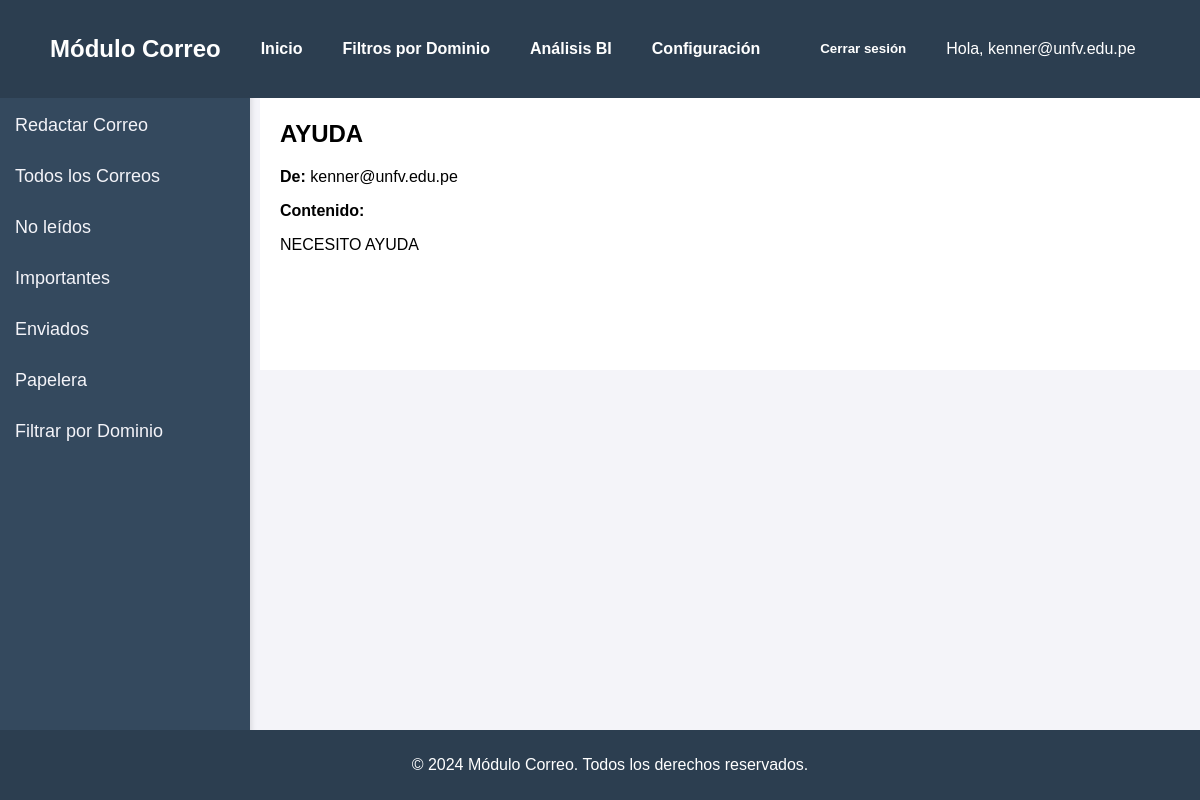
/home/ver_correo/1/ (signed in), run on the app's committed database.
### emails/models.py (models this page shows, shortened)
class Correo(models.Model):
    remitente = models.ForeignKey(User, on_delete=models.CASCADE, related_name="enviados")
    destinatario = models.ForeignKey(User, on_delete=models.CASCADE, related_name="correos_recibidos")  # Mantienes la relación ManyToMany
    asunto = models.CharField(max_length=200)
    contenido = models.TextField()
    fecha_envio = models.DateTimeField(auto_now_add=True)
    eliminado_por_remitente = models.BooleanField(default=False)  # Nuevo campo
    eliminado_por_destinatario = models.BooleanField(default=False)

### emails/views.py (the view)
# urls.py: path('ver_correo/<int:correo_id>/', views.ver_correo, name='ver_correo'),
@login_required
def ver_correo(request, correo_id):
    correo = Correo.objects.get(id=correo_id)
    return render(request, 'emails/ver_correo.html', {'correo': correo})

### Templates/emails/ver_correo.html
{% extends 'emails/base.html' %}
{% block content %}
  <h2>{{ correo.asunto }}</h2>
  <p><strong>De:</strong> {{ correo.remitente.username }}</p>
  <p><strong>Contenido:</strong></p>
  <p>{{ correo.contenido }}</p>
{% endblock %}

### Templates/emails/base.html (shortened to what this page needs)
<!DOCTYPE html>
<html lang="es">
<head>
</head>
<body>
    <div class="navbar">
        <div class="logo">
            <h2>Módulo Correo</h2>
        </div>
        <a href="{% url 'inbox' %}">Inicio</a>
        <a href="#">Filtros por Dominio</a>
        <a href="#">Análisis BI</a>
        <a href="#">Configuración</a>
        <form action="{% url 'logout' %}" method="post" style="display: inline;">
            <button type="submit">Cerrar sesión</button>
        </form>
        <span class="user-info">Hola, {{ user.username }}</span>
    </div>
    <div class="sidebar">
        <a href="{%url 'redactar_correo'%}">Redactar Correo</a>
        <a href="{% url 'inbox' %}">Todos los Correos</a>
        <a href="#">No leídos</a>
        <a href="#">Importantes</a>
        <a href="{% url 'correos_enviados' %}">Enviados</a>
        <a href="{% url 'correos_eliminados' %}">Papelera</a>
        <a href="#">Filtrar por Dominio</a>
    </div>
    <div class="main-content">
        {% block content %}{% endblock %}
    </div>
    <footer>
        <p>&copy; 2024 Módulo Correo. Todos los derechos reservados.</p>
    </footer>
</body>
</html>

### Templates/emails/base.html (style rules this page uses)
body { font-family: Arial, sans-serif; margin: 0; padding: 0; background-color: #f4f4f9; }
.navbar { background-color: #2c3e50; color: white; padding: 15px 50px; display: flex; justify-content: flex-start; align-items: center; gap: 20px; position: fixed; top: 0; width: 100%; z-index: 1; }
.navbar .logo { margin-right: 20px; }
.navbar a, .navbar button { color: white; text-decoration: none; font-weight: bold; background: none; border: none; cursor: pointer; }
.navbar a { margin-right: 20px; }
.sidebar { width: 250px; background-color: #34495e; position: fixed; top: 80px; left: 0; height: calc(100% - 80px); padding-top: 20px; box-shadow: 2px 0 5px rgba(0, 0, 0, 0.1); }
.sidebar a { padding: 15px; text-decoration: none; font-size: 18px; color: #f4f4f9; display: block; }
.main-content { margin-left: 260px; padding: 100px 20px; background-color: white; }
button { padding: 10px 20px; background-color: #2c3e50; color: white; border: none; border-radius: 5px; cursor: pointer; }
footer { text-align: center; padding: 10px; background-color: #2c3e50; color: white; position: fixed; bottom: 0; width: 100%; }

### data on the page
Correo: asunto "AYUDA", remitente.username "kenner@unfv.edu.pe", contenido "NECESITO AYUDA"

### other printed values
{{ user.username }} "kenner@unfv.edu.pe"
